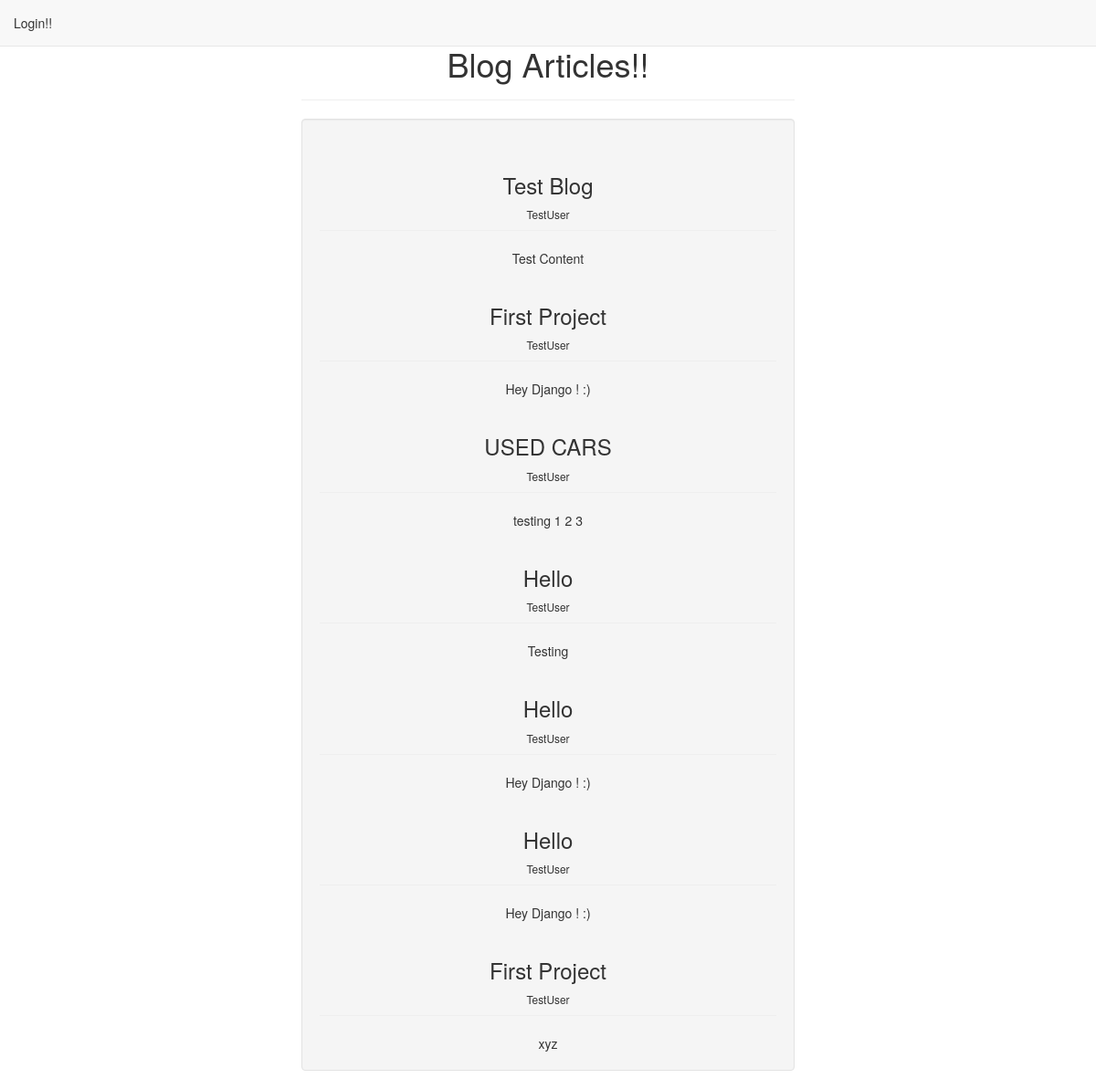
The page / on the database its author committed.
### blogapp/models.py (models this page shows)
class BlogArticle(models.Model):
    title=models.CharField(max_length=400)
    blog_content=models.TextField()
    author=models.ForeignKey(User,on_delete=models.DO_NOTHING)

### blogapp/views.py (the view, shortened to what this page needs)
# urls.py: path('',views.index),
def index(request):
    blogs=BlogArticle.objects.all()
    return render(request,"features.html",{'testvar':"Test String 2!!!",'blogs':blogs,'user':None})

### templates/features.html (shortened to what this page needs)
<html>
    <head>
        <link rel="stylesheet" href="https://maxcdn.bootstrapcdn.com/bootstrap/3.2.0/css/bootstrap.min.css">
    </head>
    <body>
        <nav class="navbar navbar-default navbar-fixed-top" role="navigation">
            <ul class = "nav navbar-nav">
                <li><a href="#" data-toggle="modal" data-target="#login">Login!!</a></li>
            </ul>
        </nav>
        <div class = "page-header centerdiv">
            <h1>Blog Articles!!</h1>
        </div>
        <div class="blog well">
            {% for blog in blogs %}
                <div>
                    <div class="page-header">
                        <h3>{{blog.title}}</h3>
                        <small>{{blog.author}}</small>
                    </div>
                    {{blog.blog_content}}
                </div>
            {% endfor %}
        </div>
    </body>
</html>

### templates/features.html (style rules this page uses)
.centerdiv { width: 45%; margin-left: auto; margin-right: auto; margin-top: 50px; text-align: center; }
.blog { margin-top: 0px; width:45%; margin-left: auto; margin-right: auto; text-align: center; }

### rows shown on the page
BlogArticle: title "Test Blog", author "TestUser", blog_content "Test Content"
BlogArticle: title "First Project", author "TestUser", blog_content "Hey Django ! :)"
BlogArticle: title "USED CARS", author "TestUser", blog_content "testing 1 2 3"
BlogArticle: title "Hello", author "TestUser", blog_content "Testing"
BlogArticle: title "Hello", author "TestUser", blog_content "Hey Django ! :)"
BlogArticle: title "Hello", author "TestUser", blog_content "Hey Django ! :)"
BlogArticle: title "First Project", author "TestUser", blog_content "xyz"
